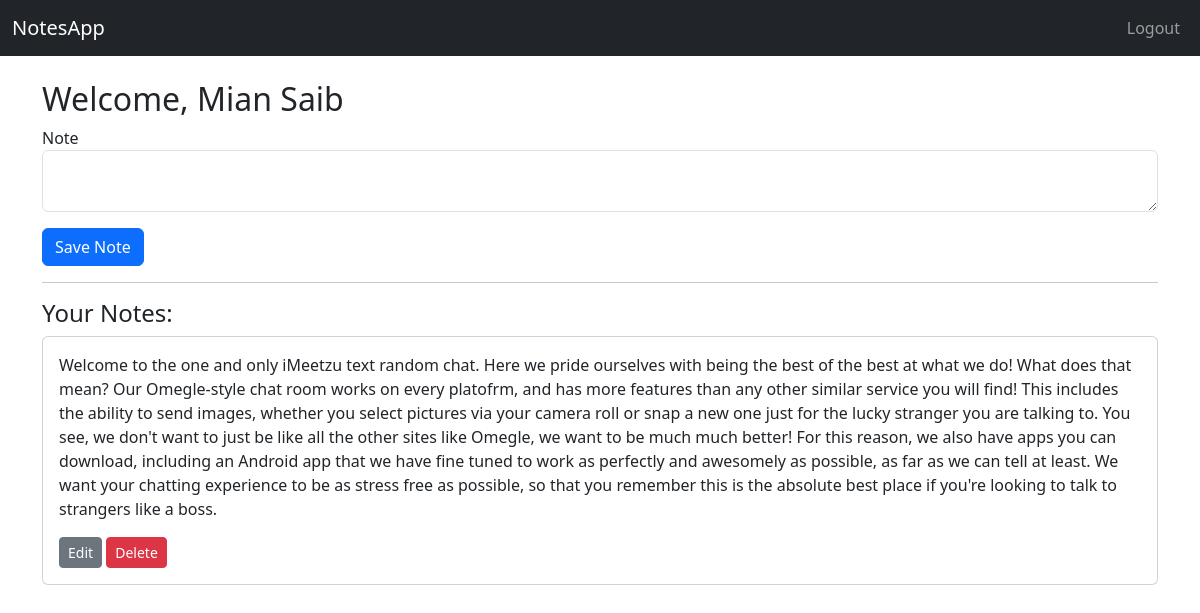
Page /dashboard (signed in) on the committed database.
### models/database.py (models this page shows)
class User(db.Model):
    id = db.Column(db.Integer, primary_key=True)
    name = db.Column(db.String(100), nullable=False)
    email = db.Column(db.String(200), unique=True, nullable=False)
    password = db.Column(db.String(200), nullable=False)
    notes = db.relationship('Note', backref='author', lazy=True)

class Note(db.Model):
    id = db.Column(db.Integer, primary_key=True)
    content = db.Column(db.Text, nullable=False)
    user_id = db.Column(db.Integer, db.ForeignKey('user.id'), nullable=False)

### routes/notes.py (the view)
@notes.route('/dashboard', methods=['GET', 'POST'])
def dashboard():
    if 'user_id' not in session:
        return redirect(url_for("auth.login"))
    form = NoteForm()
    user = User.query.get(session['user_id'])
    if form.validate_on_submit():
        note = Note(content=form.content.data, author=user)
        db.session.add(note)
        db.session.commit()
        flash("Note added successfully", "success")
        return redirect(url_for("notes.dashboard"))
    return render_template("dashboard.html", user=user, notes=user.notes, form=form)

### formwtf.py
class NoteForm(FlaskForm):
    content = TextAreaField("Note", validators=[DataRequired()])
    submit = SubmitField("Save Note")

### templates/dashboard.html (shortened to what this page needs)
{% extends 'base.html' %}
{% block content %}
<h2>Welcome, {{ user.name }}</h2>
<form method="POST">
    <div class="mb-3">
        {{ form.content.label }}
        {{ form.content(class="form-control") }}
    </div>
    {{ form.submit(class="btn btn-primary") }}
</form>
<hr>
<h4>Your Notes:</h4>
{% for note in notes %}
    <div class="card my-2">
        <div class="card-body">
            <p>{{ note.content }}</p>
            <a href="{{ url_for('notes.edit_note', id=note.id) }}" class="btn btn-sm btn-secondary">Edit</a>
            <a href="{{ url_for('notes.delete_note', id=note.id) }}" class="btn btn-sm btn-danger">Delete</a>
        </div>
    </div>
{% endfor %}
{% endblock %}

### templates/base.html (shortened to what this page needs)
<!DOCTYPE html>
<html lang="en">
<head>
    <link href="https://cdn.jsdelivr.net/npm/bootstrap@5.3.0/dist/css/bootstrap.min.css" rel="stylesheet">
</head>
<body>
    <nav class="navbar navbar-expand-lg navbar-dark bg-dark mb-4">
        <div class="container-fluid">
            <a class="navbar-brand" href="{{ url_for('notes.dashboard') }}">NotesApp</a>
            <div class="collapse navbar-collapse">
                <ul class="navbar-nav ms-auto">
                    {% if session.get('user_id') %}
                        <li class="nav-item"><a class="nav-link" href="{{ url_for('auth.logout') }}">Logout</a></li>
                    {% else %}
                        <li class="nav-item"><a class="nav-link" href="{{ url_for('auth.login') }}">Login</a></li>
                        <li class="nav-item"><a class="nav-link" href="{{ url_for('auth.register') }}">Register</a></li>
                    {% endif %}
                </ul>
            </div>
        </div>
    </nav>
    <div class="container">
        {% block content %}{% endblock %}
    </div>
</body>
</html>

### rows in the picture
User: name "Mian Saib"
Note: content "Welcome to the one and only iMeetzu text random chat. Here we pride ourselves with being the best of the best at what we do! What does that mean? Our Omegle-style chat room works on every platofrm, and has more features than any other similar service you will find! This includes the ability to send images, whether you select pictures via your camera roll or snap a new one just for the lucky stranger you are talking to. You see, we don't want to just be like all the other sites like Omegle, we want to be much much better! For this reason, we also have apps you can download, including an Android app that we have fine tuned to work as perfectly and awesomely as possible, as far as we can tell…"
